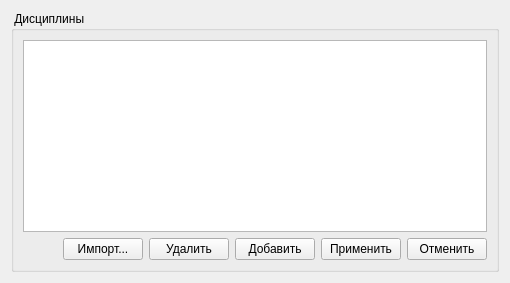
       <widget class="QWidget" name="page_4">
        <layout class="QHBoxLayout" name="horizontalLayout_33">
         <item>
          <widget class="QGroupBox" name="groupBox_12">
           <property name="title">
            <string> Дисциплины </string>
           </property>
           <layout class="QVBoxLayout" name="verticalLayout_16">
            <item>
             <widget class="QTableView" name="subjectsTableView"/>
            </item>
            <item>
             <layout class="QHBoxLayout" name="horizontalLayout_34">
              <item>
               <spacer name="horizontalSpacer_11">
                <property name="orientation">
                 <enum>Qt::Horizontal</enum>
                </property>
                <property name="sizeHint" stdset="0">
                 <size>
                  <width>40</width>
                  <height>20</height>
                 </size>
                </property>
               </spacer>
              </item>
              <item>
               <widget class="QPushButton" name="importSubjectsButton">
                <property name="text">
                 <string>Импорт...</string>
                </property>
               </widget>
              </item>
              <item>
               <widget class="QPushButton" name="deleteSubjectButton">
                <property name="text">
                 <string>Удалить</string>
                </property>
               </widget>
              </item>
              <item>
               <widget class="QPushButton" name="addSubjectButton">
                <property name="text">
                 <string>Добавить</string>
                </property>
               </widget>
              </item>
              <item>
               <widget class="QPushButton" name="cancelSubkectsButton">
                <property name="text">
                 <string>Применить</string>
                </property>
               </widget>
              </item>
              <item>
               <widget class="QPushButton" name="applySubjectsButton">
                <property name="text">
                 <string>Отменить</string>
                </property>
               </widget>
              </item>
             </layout>
            </item>
           </layout>
          </widget>
         </item>
        </layout>
       </widget>
